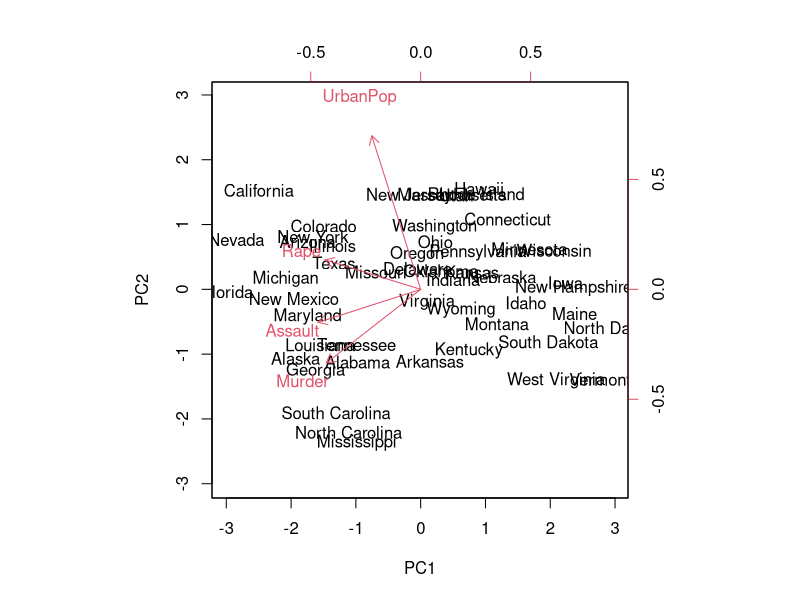
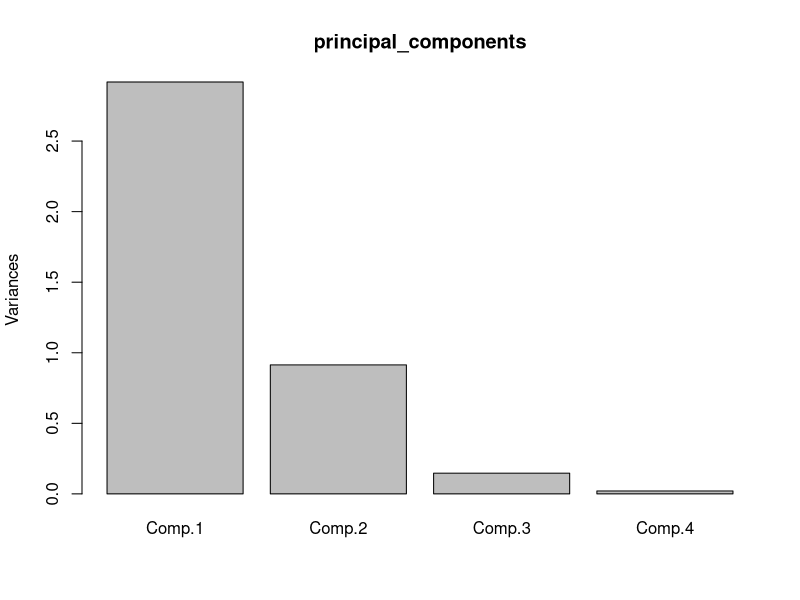
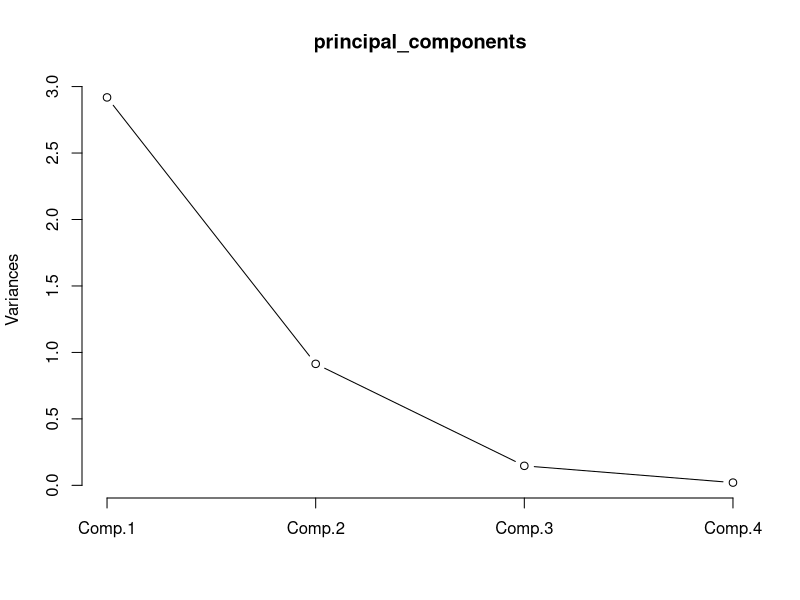
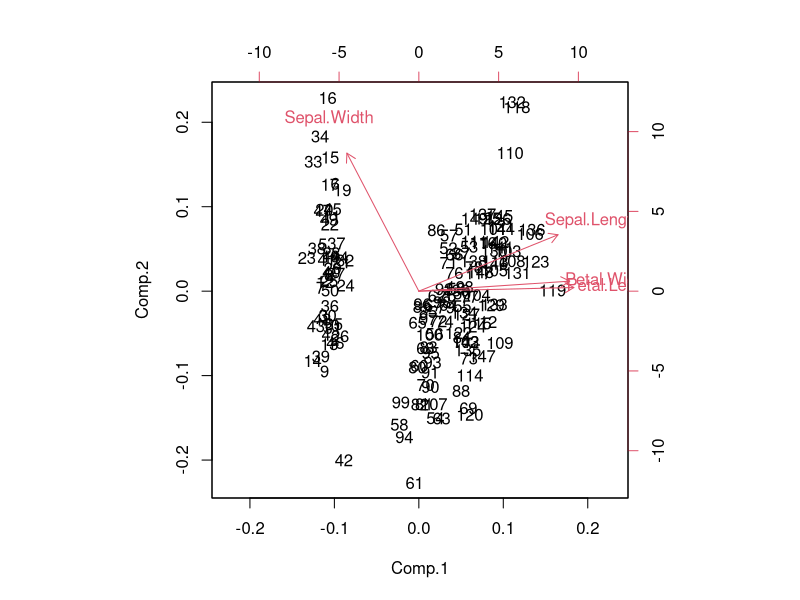

Write R code to recreate these figures, in order.
data("USArrests")
states=row.names(USArrests) 
states
# The columns of the data set contain the four variables.
names(USArrests )
apply(USArrests , 2, mean)
# We can also examine the variances of the four variables using the apply() function.
apply(USArrests , 2, var)

# We now perform principal components analysis using the prcomp() function, which is one of several functions in R that perform PCA.
# By default, the prcomp() function centers the variables to have mean zero. By using the option scale=TRUE, 
# we scale the variables to have standard deviation one.
# The output from prcomp() contains a number of useful quantities.
pr.out=prcomp(USArrests, scale=TRUE)
names(pr.out)

# The center and scale components correspond to the means and standard deviations of the 
# variables that were used for scaling prior to implementing PCA.
pr.out$center
pr.out$scale

# The rotation matrix provides the principal component loadings; each column of pr.out$rotation contains 
# the corresponding principal component loading vector
# We see that there are four distinct principal components.
pr.out$rotation

# Using the prcomp() function, we do not need to explicitly multiply the data by 
# the principal component loading vectors in order to obtain the principal component score vectors.
# Rather the 50 × 4 matrix x has as its columns the principal component score vectors. 
# That is, the kth column is the kth principal component score vector.
dim(pr.out$x)

# We can plot the first two principal components as follows:
biplot(pr.out, scale=0)
# The scale=0 argument to biplot() ensures that the arrows are scaled to represent the loadings;
# other values for scale give slightly different biplots with different interpretations.

# The prcomp() function also outputs the standard deviation of each principal component. 
# For instance, on the USArrests data set, we can access these standard deviations as follows:
pr.out$sdev

# The variance explained by each principal component is obtained by squaring these:
pr.var = pr.out$sdev^2
pr.var


# To compute the propotion of variance explained by each principal component, we simply
# devide the variance explained by each principal component by the total variance explained
# by all four principal components.
pve = pr.var/sum(pr.var)
pve


# PCA on iris dataset
# PCA with iris dataset
data("iris")
head(iris)
# creating another dataset from iris dataset that contains the columns from 1 to 4 
irisdata1 <- iris[,1:4]
irisdata1
head(irisdata1)
# Read the documentation for the princomp() function in RStudio.
help("princomp")
principal_components <- princomp(irisdata1, cor = TRUE, score = TRUE)
# cor = a logical value indicating whether the calculation should 
#use the correlation matrix or the covariance matrix.
# (The correlation matrix can only be used if there are no constant variables.)
# score = a logical value indicating whether the score on  
# each principal component should be calculated.
summary(principal_components)
# in the summary you can see that it has four Principal Components it is because the input data has
# four different features.
# using the plot() function, we can plot the principal components.
plot(principal_components)
# plotting the principal_components using the a line in plot() functions 
plot(principal_components, type = "l")

# using rhw biplot() function we can plot the components
# Read the documentation for the bilopt() function in the RStudio
help("biplot")
biplot(principal_components)

